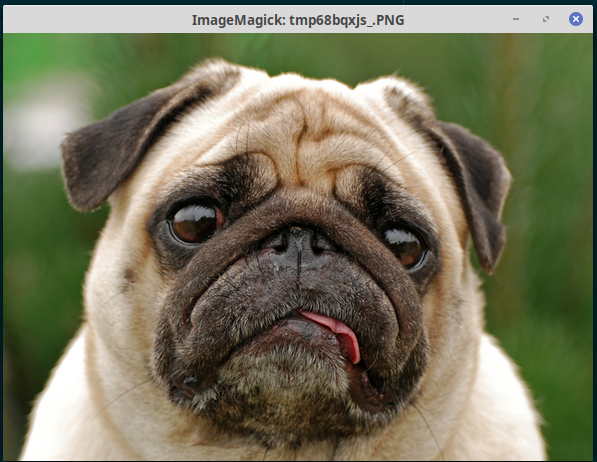
#> input picture dog.png, 597 x 462 px
$ python uzd5.py
#> lines starting #> are read from the running program, lines starting #| are printed output that depends on the picture; after the words box and inside, x2 and y2 are one past the last pixel; in counts of white or black regions, pixels touching at a corner belong together
"""
5
Parašykite programą, kuriai padavus nuotrauką, ir nurodžius pikselio R G B reikšmes,
visi pikseliai, kurių nors viena reikšmė viršija jūsų nurodytą ribą,
būtų pakeisti juodais, o likusieji baltais.

"""


from PIL import Image

def turn_binary(img, r, g, b):
#> called with img = 'dog.png', r = 140, g = 150, b = 255
    img = Image.open(img)
#> img is the input picture: PIL image 597x462 RGB; mean R, G, B 117.7, 116.6, 91.3
    data = img.getdata()
    new_data = []
    black = 0, 0, 0
    white = 255, 255, 255
    for pixel in data:
        if pixel[0] >= r or pixel[1] >= g or pixel[2] >= b:
            new_data.append(black)
        else:
            new_data.append(white)
#> this loop made 275814 passes
#> pixel on passes 1 to 3: (0, 42, 53), (0, 41, 52), (0, 41, 52)
#> after the loop, new_data = 275814 items

    img.putdata(new_data)
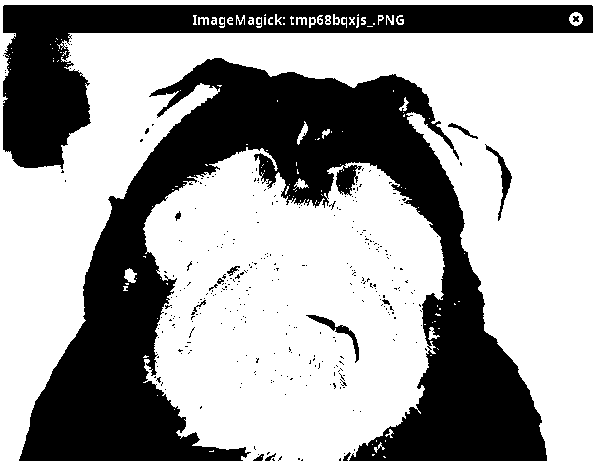
#> img: PIL image 597x462 RGB; 63.2% white; 343 black regions (328 under 20 px), largest, box (x1, y1, x2, y2) and area: (19, 58, 547, 461) 74824, (3, 5, 593, 169) 24586, (485, 144, 512, 221) 408
    return img

image = turn_binary('dog.png', 140, 150, 255)
image.show()

$ run again, with cat.png copied over dog.png
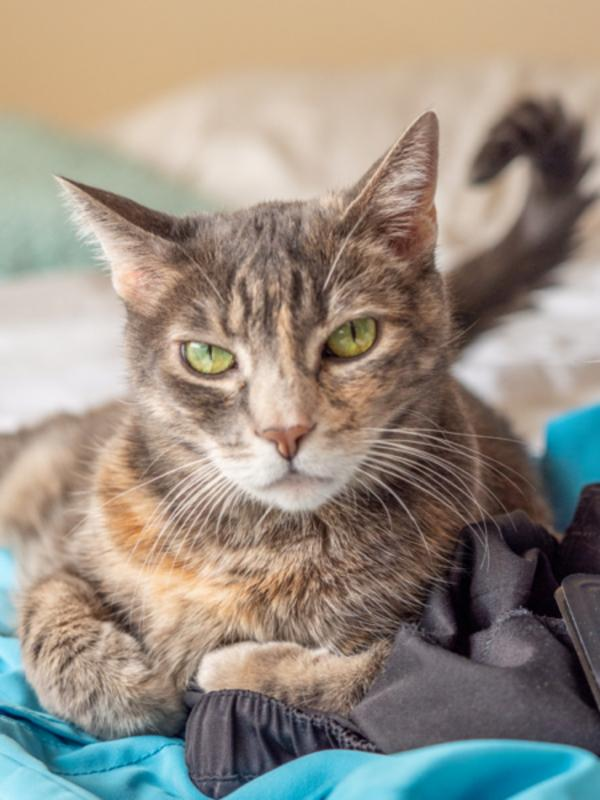
#> input picture cat.png, 600 x 800 px
#> in turn_binary, img is the input picture: PIL image 600x800 RGB; mean R, G, B 151.1, 142.5, 131.5
#> the loop in turn_binary, `for pixel in data:` made 480000 passes
#> pixel on passes 1 to 3: (207, 175, 134), (207, 175, 134), (207, 175, 134)
#> after the loop in turn_binary, `for pixel in data:`: new_data = 480000 items
#> in turn_binary, `img.putdata(new_data)`:
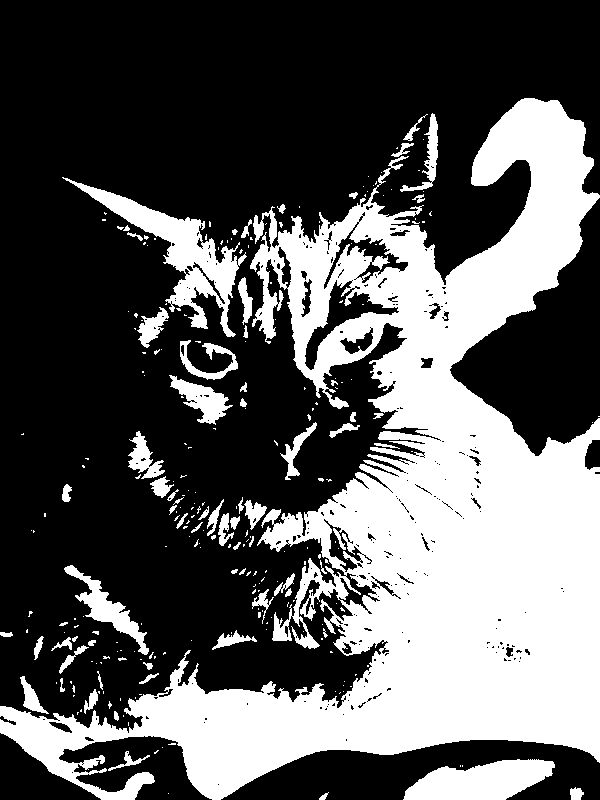
#> img: PIL image 600x800 RGB; 35.7% white; 263 white regions (194 under 20 px), largest, box (x1, y1, x2, y2) and area: (0, 98, 600, 800) 147864, (62, 177, 247, 337) 6247, (403, 759, 555, 800) 4271
